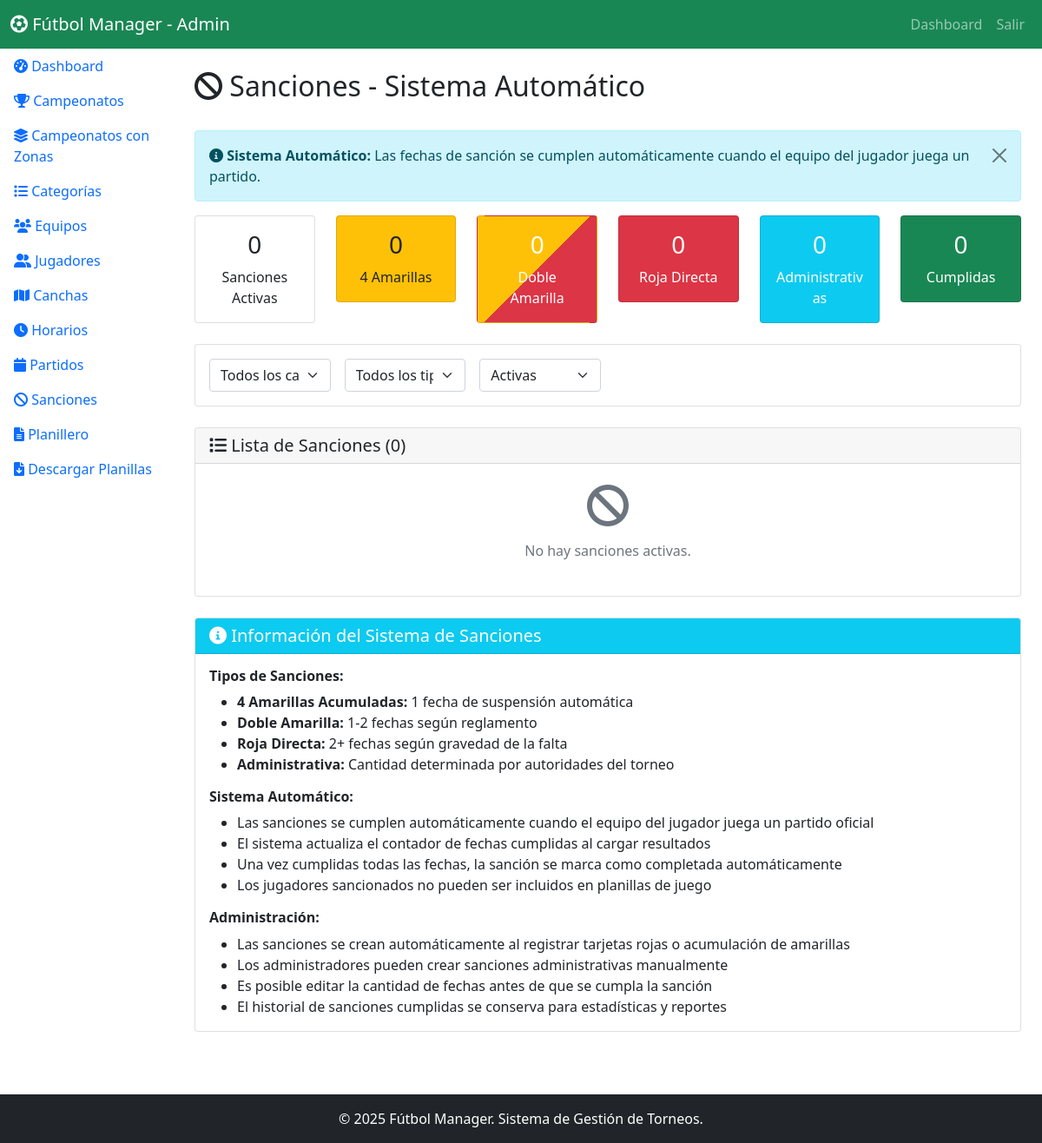
The page /admin/sanciones.php on the database as committed earlier.
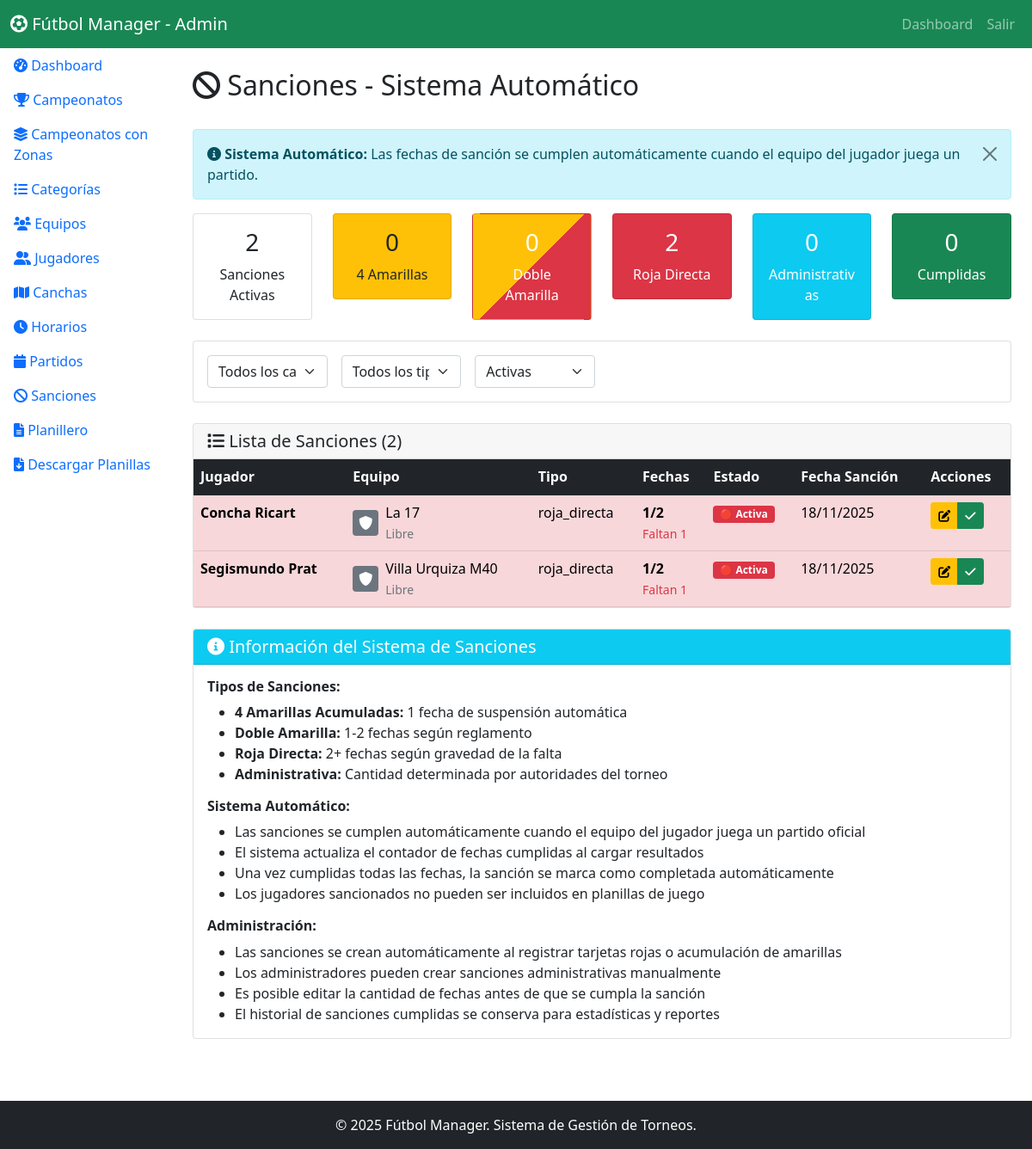
The same page on the database as committed later.
### tables this page shows
CREATE TABLE `sanciones` (
  `id` int(11) NOT NULL,
  `jugador_id` int(11) NOT NULL,
  `campeonato_id` int(11) DEFAULT NULL COMMENT 'ID del campeonato al que pertenece la sanción',
  `tipo_torneo` enum('normal','zona','eliminatoria') DEFAULT 'normal' COMMENT 'Tipo de torneo donde se aplica la sanción',
  `tipo` enum('amarillas_acumuladas','doble_amarilla','roja_directa','administrativa') NOT NULL,
  `partidos_suspension` int(11) NOT NULL,
  `partidos_cumplidos` int(11) DEFAULT 0,
  `descripcion` text DEFAULT NULL,
  `activa` tinyint(1) DEFAULT 1,
  `fecha_sancion` date NOT NULL,
  `partido_origen_id` int(11) DEFAULT NULL COMMENT 'ID del partido donde se generó la sanción. Las sanciones no se cumplen en el mismo partido donde se generaron.'
);

CREATE TABLE `jugadores` (
  `id` int(11) NOT NULL,
  `equipo_id` int(11) NOT NULL,
  `dni` varchar(20) NOT NULL,
  `apellido_nombre` varchar(150) NOT NULL,
  `fecha_nacimiento` date NOT NULL,
  `foto` varchar(255) DEFAULT NULL,
  `activo` tinyint(1) DEFAULT 1,
  `amarillas_acumuladas` int(11) DEFAULT 0,
  `created_at` timestamp NULL DEFAULT current_timestamp()
);

CREATE TABLE `equipos` (
  `id` int(11) NOT NULL,
  `categoria_id` int(11) NOT NULL,
  `nombre` varchar(100) NOT NULL,
  `logo` varchar(255) DEFAULT NULL,
  `color_camiseta` varchar(50) DEFAULT NULL,
  `director_tecnico` varchar(100) DEFAULT NULL,
  `activo` tinyint(1) DEFAULT 1,
  `created_at` timestamp NULL DEFAULT current_timestamp()
);

CREATE TABLE `categorias` (
  `id` int(11) NOT NULL,
  `campeonato_id` int(11) NOT NULL,
  `nombre` varchar(50) NOT NULL,
  `descripcion` text DEFAULT NULL,
  `activa` tinyint(1) DEFAULT 1
);

### admin/sanciones.php (the view, shortened to what the rows shown need)
<?php
$db = Database::getInstance()->getConnection();
$filtro_estado = $_GET['estado'] ?? '';
$where_conditions = [];
$params = [];
$sql = "
    SELECT s.*, j.apellido_nombre, j.dni, e.nombre as equipo, e.logo as equipo_logo, c.nombre as categoria,
           (s.partidos_suspension - s.partidos_cumplidos) as fechas_restantes,
           CASE
               WHEN s.activa = 1 THEN 'Activa'
               ELSE 'Cumplida'
           END as estado_texto
    FROM sanciones s
    JOIN jugadores j ON s.jugador_id = j.id
    JOIN equipos e ON j.equipo_id = e.id
    JOIN categorias c ON e.categoria_id = c.id
";
if ($filtro_estado === 'activa') {
    $where_conditions[] = "s.activa = 1";
} elseif ($filtro_estado === 'cumplida') {
    $where_conditions[] = "s.activa = 0";
} else {
    $where_conditions[] = "s.activa = 1";
}
if (!empty($where_conditions)) {
    $sql .= " WHERE " . implode(" AND ", $where_conditions);
}
$sql .= " ORDER BY s.fecha_sancion DESC, s.activa DESC";
$stmt = $db->prepare($sql);
$stmt->execute($params);
$sanciones = $stmt->fetchAll();
?>
<!DOCTYPE html>
<html lang="es">
<head>
    <link href="https://cdnjs.cloudflare.com/ajax/libs/bootstrap/5.1.3/css/bootstrap.min.css" rel="stylesheet">
    <link href="https://cdnjs.cloudflare.com/ajax/libs/font-awesome/6.0.0/css/all.min.css" rel="stylesheet">
    <link href="<?php echo SITE_URL; ?>assets/css/style.css" rel="stylesheet">
</head>
<body>
    <div class="container-fluid">
        <div class="row">
            <div class="col-md-9 col-lg-10 p-4">
                <div class="d-flex justify-content-between align-items-center mb-4">
                    <h2><i class="fas fa-ban"></i> Sanciones - Sistema Automático</h2>
                </div>
                <div class="card">
                    <div class="card-body p-0">
                        <?php if(empty($sanciones)): ?>
                            <div class="text-center p-4">
                                <i class="fas fa-ban fa-3x text-muted mb-3"></i>
                                <p class="text-muted">
                                    <?php if ($filtro_estado === 'cumplida'): ?>
                                        No hay sanciones cumplidas.
                                    <?php else: ?>
                                        No hay sanciones activas.
                                    <?php endif; ?>
                                </p>
                            </div>
                        <?php else: ?>
                            <div class="table-responsive">
                                <table class="table table-hover mb-0">
                                    <thead class="table-dark">
                                        <tr>
                                            <th>Jugador</th>
                                            <th>Equipo</th>
                                            <th>Tipo</th>
                                            <th>Fechas</th>
                                            <th>Estado</th>
                                            <th>Fecha Sanción</th>
                                            <th>Acciones</th>
                                        </tr>
                                    </thead>
                                    <tbody>
                                        <?php foreach($sanciones as $s): ?>
                                            <tr class="<?= $s['activa'] ? 'table-danger' : 'table-success' ?>">
                                                <td>
                                                    <strong><?= htmlspecialchars($s['apellido_nombre']) ?></strong><br>
                                                </td>
                                                <td>
                                                    <div class="d-flex align-items-center">
                                                        <?php if(!empty($s['equipo_logo'])): ?>
                                                            <img src="../uploads/<?= htmlspecialchars($s['equipo_logo']) ?>"
                                                                 alt="<?= htmlspecialchars($s['equipo']) ?>"
                                                                 class="me-2"
                                                                 style="width: 30px; height: 30px; object-fit: contain;">
                                                        <?php else: ?>
                                                            <div class="me-2 bg-secondary rounded d-flex align-items-center justify-content-center"
                                                                 style="width: 30px; height: 30px;">
                                                                <i class="fas fa-shield-alt text-white" style="font-size: 16px;"></i>
                                                            </div>
                                                        <?php endif; ?>
                                                        <div>
                                                            <?= htmlspecialchars($s['equipo']) ?><br>
                                                            <small class="text-muted"><?= htmlspecialchars($s['categoria']) ?></small>
                                                        </div>
                                                    </div>
                                                </td>
                                                <td>
                                                    <?php
                                                    $badges = [
                                                        'amarillas_acumuladas' => '<span class="badge bg-warning text-dark">🟨 4 Amarillas</span>',
                                                        'doble_amarilla' => '<span class="badge bg-danger">🟨🟥 Doble Amarilla</span>',
                                                        'roja_directa' => '<span class="badge bg-danger">🟥 Roja Directa</span>',
                                                        'administrativa' => '<span class="badge bg-info">📋 Administrativa</span>'
                                                    ];
                                                    echo $badges[$s['tipo']] ?? htmlspecialchars($s['tipo']);
                                                    ?>
                                                </td>
                                                <td>
                                                    <strong><?= min($s['partidos_cumplidos'], $s['partidos_suspension']) ?>/<?= $s['partidos_suspension'] ?></strong><br>
                                                    <?php if($s['fechas_restantes'] > 0): ?>
                                                        <small class="text-danger">Faltan <?= $s['fechas_restantes'] ?></small>
                                                    <?php else: ?>
                                                        <small class="text-success">✓ Cumplida</small>
                                                    <?php endif; ?>
                                                </td>
                                                <td>
                                                    <?php if($s['activa']): ?>
                                                        <span class="badge bg-danger">🔴 Activa</span>
                                                    <?php else: ?>
                                                        <span class="badge bg-success">✓ Cumplida</span>
                                                    <?php endif; ?>
                                                </td>
                                                <td><?= date('d/m/Y', strtotime($s['fecha_sancion'])) ?></td>
                                                <td>
                                                    <div class="btn-group" role="group">
                                                        <?php if($s['activa']): ?>
                                                            <button type="button" class="btn btn-sm btn-warning"
                                                                    onclick="editarSancion(<?= $s['id'] ?>, '<?= htmlspecialchars($s['apellido_nombre'], ENT_QUOTES) ?>', <?= $s['partidos_suspension'] ?>, <?= $s['partidos_cumplidos'] ?>, '<?= htmlspecialchars($s['descripcion'] ?? '', ENT_QUOTES) ?>', <?= $s['activa'] ?>)"
                                                                    title="Editar sanción">
                                                                <i class="fas fa-edit"></i>
                                                            </button>
                                                            <button type="button" class="btn btn-sm btn-success"
                                                                    onclick="cumplirFecha(<?= $s['id'] ?>, '<?= htmlspecialchars($s['apellido_nombre'], ENT_QUOTES) ?>', <?= $s['fechas_restantes'] ?>)"
                                                                    title="Cumplir fecha manualmente">
                                                                <i class="fas fa-check"></i>
                                                            </button>
                                                        <?php endif; ?>
                                                    </div>
                                                </td>
                                            </tr>
                                        <?php endforeach; ?>
                                    </tbody>
                                </table>
                            </div>
                        <?php endif; ?>
                    </div>
                </div>
            </div>
        </div>
    </div>
</body>
</html>

Rows that differ between the two databases and show on the page:
added sanciones: jugador.apellido_nombre "Concha Ricart", equipos.nombre "La 17", categorias.nombre "Libre", tipo "roja_directa", partidos_cumplidos "1", partidos_suspension "2", fechas_restantes "1", activa "🔴 Activa", fecha_sancion "18/11/2025"
added sanciones: jugador.apellido_nombre "Segismundo Prat", equipos.nombre "Villa Urquiza M40", categorias.nombre "Libre", tipo "roja_directa", partidos_cumplidos "1", partidos_suspension "2", fechas_restantes "1", activa "🔴 Activa", fecha_sancion "18/11/2025"
Other text that changed with them:
count(array_filter($sanciones, fn($s) => $s['activa'] == 1)): "0" → "2"
count($sanciones): "0" → "2"
text no longer shown: "0 No hay sanciones activas."
text now shown: "2 Jugador Equipo Tipo Fechas Estado Fecha Sanción Acciones"
